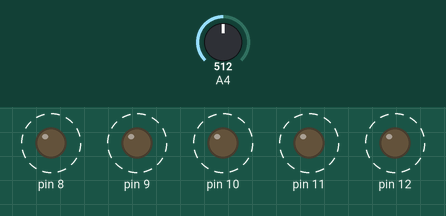
Recording of a sketch running on a simulated Arduino Uno, built with avr-gcc and run on an emulated ATmega328P. Shown: output pins drawn as LEDs (lit = HIGH). Dashed ring = blinking. The test bench sets the inputs (shaded band); at power-on: A4 = 512.

Above: at 1.8 s.
1.9 s: A4 set to 0
At 2.7 s:
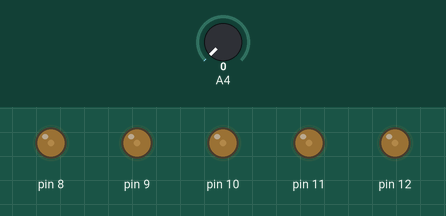
3.6 s: A4 set to 122
At 3.9 s:
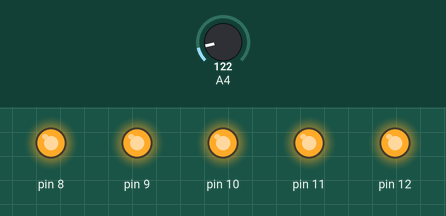
Timing chart, 0 to 13.1 s (numbered marks = the images above; inputs shaded):
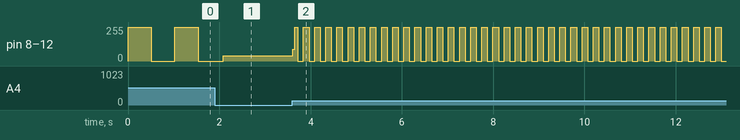

Measured:
- after the input at 3.6 s, pin 8–12: 41/255 → 88/255 at once, then moves between 0/255 and 255/255, repeating every 0.24 s
- by itself, pin 8–12: alternates 255/255 for 0.51 s and 0/255 for 0.51 s

The sketch:

ex206.ino
```cpp
int sensorValue=0;
void setup() {
  for(int i=8;i<=12;i++)
  {
    pinMode(i,OUTPUT);
  }
}
void loop() {
  sensorValue=analogRead(A4);

  for(int i=8;i<=12;i++)
  {
    digitalWrite(i,HIGH);
  }
  delay(sensorValue);
  for(int i=8;i<=12;i++)
  {
    digitalWrite(i,LOW);
  }
  delay(sensorValue);
}
```
